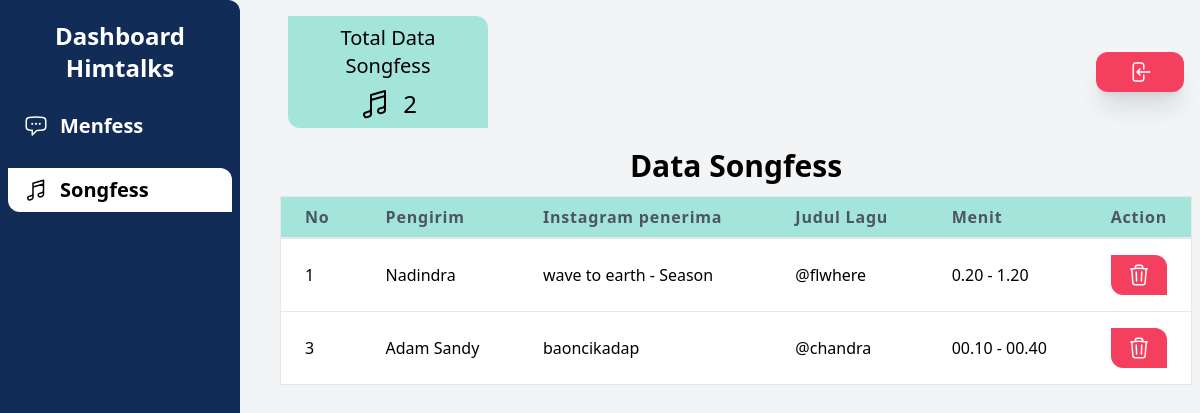
Screenshot of /Admin/pages/songfess.php (signed in) with the database file from the repository.
### tables this page shows
CREATE TABLE `songfess` (
  `id` int NOT NULL,
  `pengirim` varchar(255) NOT NULL,
  `judul_lagu` varchar(255) NOT NULL,
  `ig_penerima` varchar(255) NOT NULL,
  `menit` varchar(255) NOT NULL
);

### Admin/pages/songfess.php (the view, shortened to what this page needs)
<?php
include_once ('../connect/connect.php');
$total = mysqli_query($db, 'SELECT COUNT(id) FROM songfess');
$songfess = mysqli_query($db, 'SELECT * FROM songfess');
$total = mysqli_fetch_assoc($total);
?>
<!DOCTYPE html>
<html lang="en">
<head>
    <script src="https://cdn.tailwindcss.com"></script>
</head>
<body class="flex bg-gray-100">
    <div class="fixed bg-[#102C57] w-[20%] h-[100vh] p-2 pt-5 rounded-tr-xl rounded-br-xl">
        <h1 class="text-center font-bold text-2xl mb-5 text-white">Dashboard Himtalks</h1>
        <div class="mt-3">
            <ul class="flex flex-col gap-[20px]">
                <li>
                    <a href="../index.php">
                        <div
                            class="flex justify-start items-center pl-4 p-2 text-white rounded-tr-xl rounded-bl-xl hover:text-black hover:bg-white">
                            <h1 class="font-bold ml-3 text-xl">Menfess</h1>
                        </div>
                    </a>
                </li>
                <li>
                    <a href="#">
                        <div
                            class="flex justify-start items-center pl-4 p-2 rounded-tr-xl rounded-bl-xl text-black bg-white">
                            <h1 class="font-bold ml-3 text-xl">Songfess</h1>
                        </div>
                    </a>
                </li>
            </ul>
        </div>
    </div>
    <div class="container w-[80%] ml-[17em] mx-auto p-2">
        <div class="w-full p-2 flex justify-between">
            <div class="bg-[#A3E4DB] flex flex-col w-[200px] rounded-tr-xl rounded-bl-xl p-2">
                <h1 class="text-xl text-center">Total Data Songfess</h1>
                <div class="flex justify-center items-center mt-2">
                    <h1 class="ml-3 text-2xl"><?php echo $total['COUNT(id)'] ?></h1>
                </div>
            </div>
            <div class="right-0 flex justify-center items-center">
                <form action="" method="post">
                    <button type="submit" class="bg-rose-500 px-8 py-2 rounded-xl text-white shadow-xl hover:skew-y-3"
                        name='logout'>
                    </button>
                </form>
            </div>
        </div>
        <h1 class="font-bold text-3xl text-center mt-3 mb-3">Data Songfess</h1>
        <div class="overflow-x-auto">
            <table class="min-w-full bg-white border border-gray-200">
                <thead class="bg-[#A3E4DB]">
                    <tr>
                        <th
                            class="px-6 py-3 border-b-2 border-gray-200 text-left leading-4 text-gray-600 tracking-wider">
                            No</th>
                        <th
                            class="px-6 py-3 border-b-2 border-gray-200 text-left leading-4 text-gray-600 tracking-wider">
                            Pengirim</th>
                        <th
                            class="px-6 py-3 border-b-2 border-gray-200 text-left leading-4 text-gray-600 tracking-wider">
                            Instagram penerima</th>
                        <th
                            class="px-6 py-3 border-b-2 border-gray-200 text-left leading-4 text-gray-600 tracking-wider">
                            Judul Lagu</th>
                        <th
                            class="px-6 py-3 border-b-2 border-gray-200 text-left leading-4 text-gray-600 tracking-wider">
                            Menit</th>
                        <th
                            class="px-6 py-3 border-b-2 w-[5%] border-gray-200 text-left leading-4 text-gray-600 tracking-wider">
                            Action</th>
                    </tr>
                </thead>
                <tbody class="bg-white">
                    <?php foreach ($songfess as $x): ?>
                        <tr>
                            <td class="px-6 py-4 border-b border-gray-200"><?php echo $x['id'] ?></td>
                            <td class="px-6 py-4 border-b border-gray-200"><?php echo $x['pengirim'] ?></td>
                            <td class="px-6 py-4 border-b border-gray-200"><?php echo $x['ig_penerima'] ?></td>
                            <td class="px-6 py-4 border-b border-gray-200"><?php echo $x['judul_lagu'] ?></td>
                            <td class="px-6 py-4 border-b border-gray-200"><?php echo $x['menit'] ?></td>
                            <td class="px-6 py-4 border-b border-gray-200"><a
                                    href="../function/songfess_delete.php?id=<?php echo $x['id'] ?>">
                                    <div
                                        class="bg-rose-500 flex justify-center items-center p-2 rounded-tr-xl rounded-bl-xl">
                                    </div>
                                </a></td>
                        </tr>
                    <?php endforeach; ?>
                </tbody>
            </table>
        </div>
    </div>
</body>
</html>

### rows the page displays
songfess: id "1", pengirim "Nadindra", ig_penerima "wave to earth - Season", judul_lagu "@flwhere", menit "0.20 - 1.20"
songfess: id "3", pengirim "Adam Sandy", ig_penerima "baoncikadap", judul_lagu "@chandra", menit "00.10 - 00.40"

### other values shown
$total['COUNT(id)'] "2"
